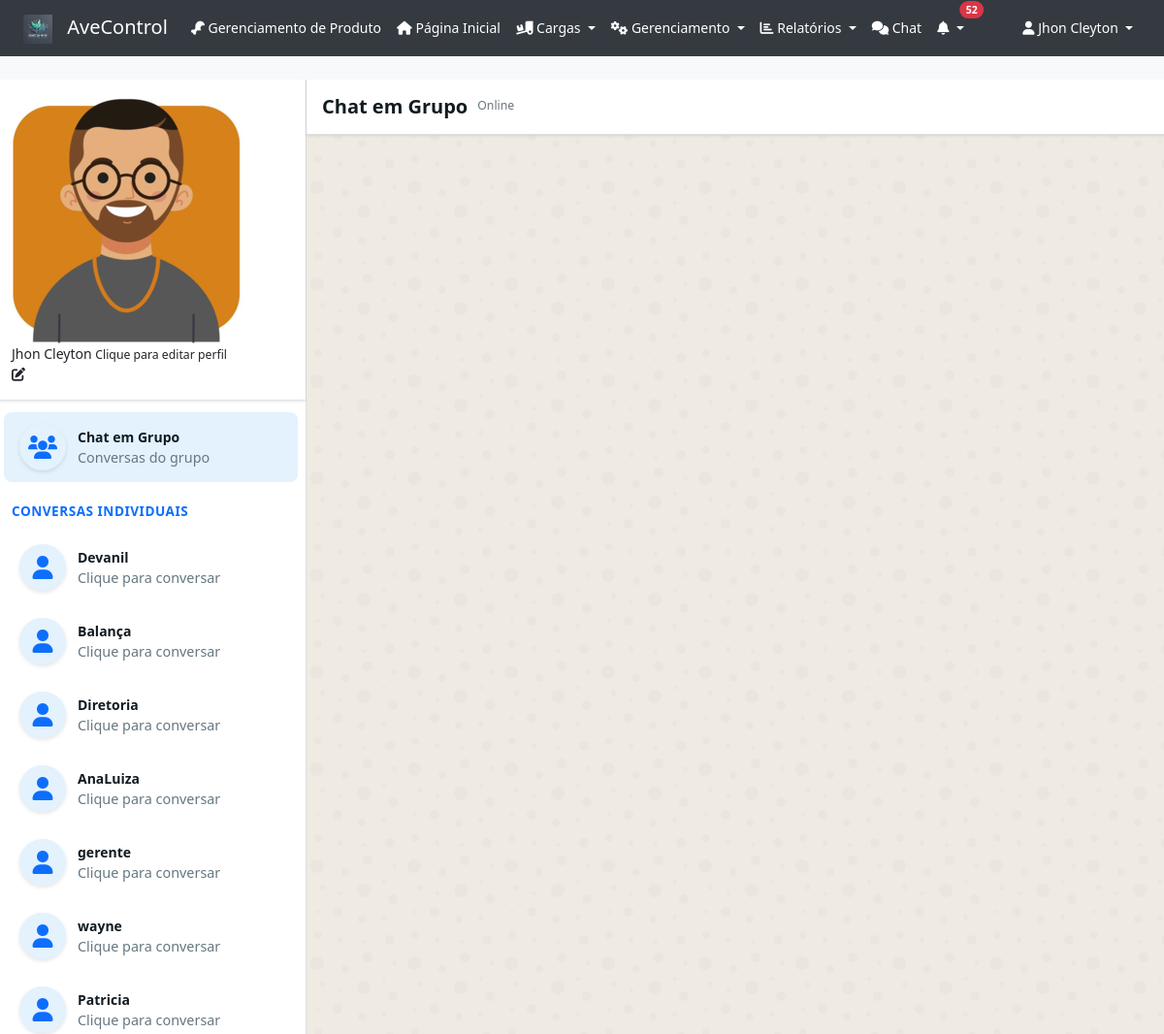
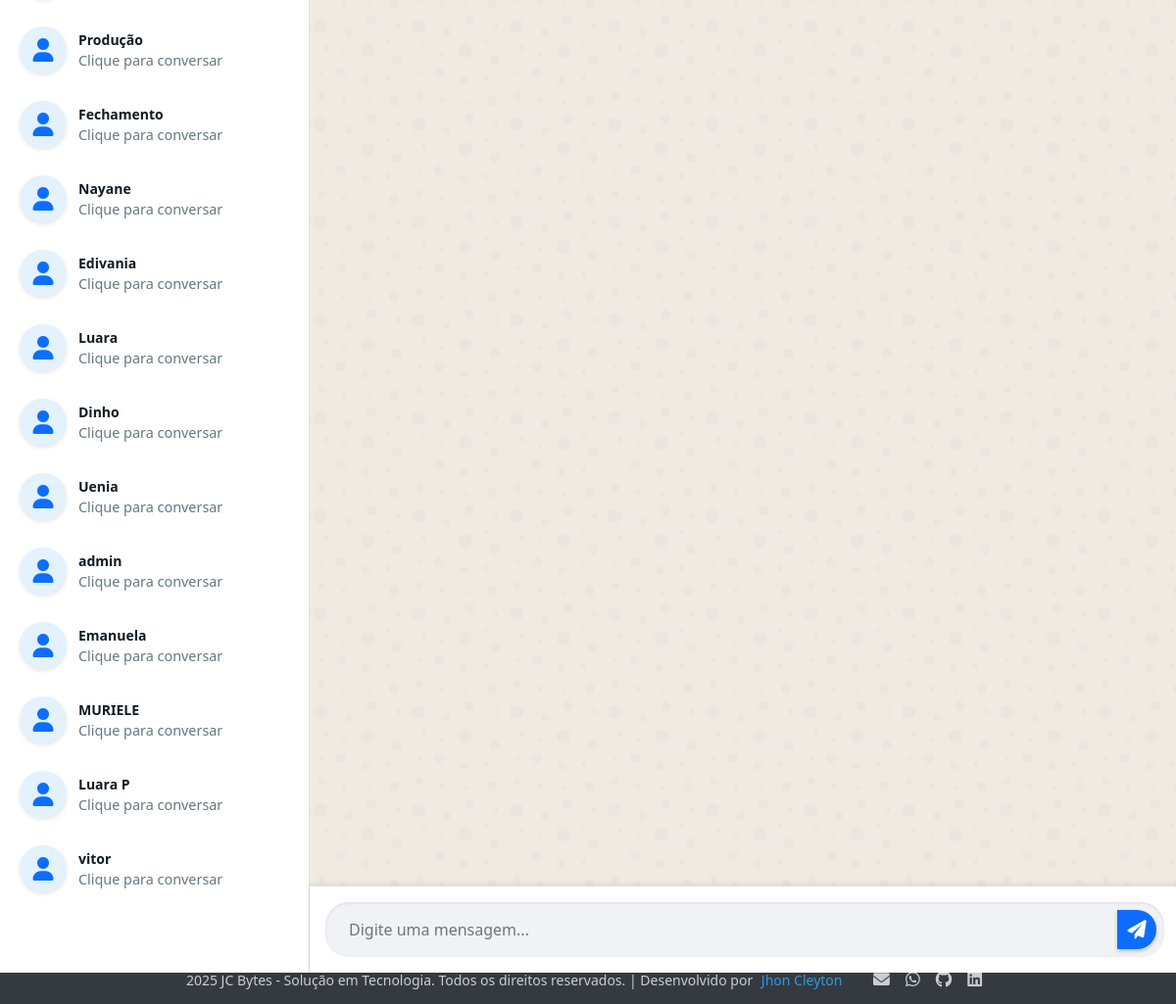
Screenshot of /chat/ (signed in) with the database file from the repository (2 pictures, top to bottom).
### models/usuario.py (models this page shows, shortened)
class Usuario(UserMixin, db.Model):
    __tablename__ = 'usuarios'
    id = db.Column(db.Integer, primary_key=True)
    nome = db.Column(db.String(100), nullable=False)
    usuario = db.Column(db.String(50), unique=True, nullable=False)
    email = db.Column(db.String(120), unique=True, nullable=False)
    senha_hash = db.Column(db.String(256), nullable=False)
    tipo = db.Column(db.String(20), nullable=False, default=TipoUsuario.BALANCA.value)
    ativo = db.Column(db.Boolean, default=True)
    data_criacao = db.Column(db.DateTime, default=datetime.now(UTC))
    ultimo_acesso = db.Column(db.DateTime)
    tema = db.Column(db.String(20), default='claro')
    notif_email = db.Column(db.Boolean, default=True)
    reset_password_token = db.Column(db.String(100), unique=True)
    reset_password_expires = db.Column(db.DateTime)
    perfil_chat = db.relationship('PerfilChat', uselist=False, back_populates='usuario', cascade='all, delete-orphan')
    historicos_carga = db.relationship('HistoricoCarga', back_populates='usuario', cascade='all, delete-orphan')
    @property
    def usuario(self):
        return self.nome
    def delete(self):
        """Método personalizado para excluir usuário e suas relações"""
        try:
            from models.mensagem import LeituraMensagem
            LeituraMensagem.query.filter_by(usuario_id=self.id).delete(synchronize_session=False)
            db.session.delete(self)
            db.session.commit()
        except Exception as e:
            db.session.rollback()
            raise e

### models/perfil_chat.py (models this page shows, shortened)
class PerfilChat(db.Model):
    __tablename__ = 'perfis_chat'
    id = db.Column(db.Integer, primary_key=True)
    usuario_id = db.Column(db.Integer, db.ForeignKey('usuarios.id', ondelete='CASCADE'), unique=True, nullable=False)
    nome_exibicao = db.Column(db.String(100))
    descricao = db.Column(db.Text)
    foto_perfil = db.Column(db.String(255))  # Caminho para a foto
    icone_perfil = db.Column(db.String(100))  # Nome do ícone da pasta static/icons
    ultima_atualizacao = db.Column(db.DateTime, default=datetime.now(UTC))
    usuario = db.relationship('Usuario', back_populates='perfil_chat')

### routes/chat.py (the view)
@chat.route('/')
@login_required
def index():
    usuarios = Usuario.query.filter(Usuario.id != current_user.id).all()
    return render_template('chat/index.html', usuarios=usuarios)

### templates/chat/index.html (shortened to what this page needs)
{% extends "base.html" %}
{% block content %}
<div class="chat-container">
    <div class="chat-sidebar">
        <div class="chat-header">
            <div class="user-profile" onclick="abrirEditarPerfil()">
                <div class="profile-avatar" id="meu-avatar">
                    {% if current_user.perfil_chat and current_user.perfil_chat.foto_perfil %}
                        <img src="{{ url_for('static', filename='uploads/profile_pics/' + current_user.perfil_chat.foto_perfil) }}" alt="Foto de Perfil">
                    {% elif current_user.perfil_chat and current_user.perfil_chat.icone_perfil %}
                        <img src="{{ url_for('static', filename='icons/' + current_user.perfil_chat.icone_perfil) }}" alt="Ícone de Perfil">
                    {% else %}
                        <i class="fas fa-user-circle fa-2x"></i>
                    {% endif %}
                </div>
                <div class="profile-info">
                    <span class="profile-name" id="meu-nome">
                        {{ current_user.perfil_chat.nome_exibicao if current_user.perfil_chat else current_user.nome }}
                    </span>
                    <small class="profile-status" id="minha-descricao">
                        {{ current_user.perfil_chat.descricao if current_user.perfil_chat and current_user.perfil_chat.descricao else 'Clique para editar perfil' }}
                    </small>
                </div>
                <i class="fas fa-edit profile-edit"></i>
            </div>
        </div>
        <div class="chat-list">
            <div class="chat-list-item active" id="chat-grupo" onclick="trocarChat('grupo')">
                <div class="chat-item-avatar">
                    <i class="fas fa-users"></i>
                </div>
                <div class="chat-item-info">
                    <div class="chat-item-top">
                        <span class="chat-item-name">Chat em Grupo</span>
                    </div>
                    <div class="chat-item-preview">Conversas do grupo</div>
                </div>
            </div>
            <div class="chat-list-separator">Conversas Individuais</div>
            {% for usuario in usuarios %}
            <div class="chat-list-item" id="chat-{{ usuario.id }}" onclick="trocarChat('{{ usuario.id }}')">
                <div class="chat-item-avatar" id="avatar-{{ usuario.id }}">
                    <i class="fas fa-user"></i>
                </div>
                <div class="chat-item-info">
                    <div class="chat-item-top">
                        <span class="chat-item-name">{{ usuario.nome }}</span>
                    </div>
                    <div class="chat-item-preview">Clique para conversar</div>
                </div>
            </div>
            {% endfor %}
        </div>
    </div>
    <div class="chat-main">
        <div class="chat-header">
            <div class="chat-header-info">
                <h5 class="mb-0" id="chat-titulo">Chat em Grupo</h5>
                <small class="text-muted" id="chat-subtitulo">Online</small>
            </div>
        </div>
        <div class="chat-messages" id="mensagens">
        </div>
        <div class="chat-input-area">
            <form id="form-mensagem" onsubmit="enviarMensagem(event)">
                <div class="input-group">
                    <input type="text"
                           class="form-control"
                           id="mensagem-input"
                           name="mensagem"
                           placeholder="Digite uma mensagem..."
                           autocomplete="off"
                           required>
                    <button class="btn btn-primary" type="submit">
                        <i class="fas fa-paper-plane"></i>
                    </button>
                </div>
            </form>
        </div>
    </div>
</div>
{% endblock %}

### templates/base.html (shortened to what this page needs)
<!DOCTYPE html>
<html lang="pt-br">
<head>
    <link href="https://cdn.jsdelivr.net/npm/bootstrap@5.1.3/dist/css/bootstrap.min.css" rel="stylesheet">
    <link rel="stylesheet" href="https://cdnjs.cloudflare.com/ajax/libs/font-awesome/6.0.0/css/all.min.css">
    <link rel="stylesheet" href="https://cdn.jsdelivr.net/npm/sweetalert2@11/dist/sweetalert2.min.css">
    <link href="https://cdnjs.cloudflare.com/ajax/libs/toastr.js/latest/toastr.min.css" rel="stylesheet">
</head>
<body data-theme="{{ current_user.tema if current_user.is_authenticated else 'claro' }}">
    <nav class="navbar navbar-expand-lg navbar-dark bg-dark">
        <div class="container-fluid px-3 px-sm-4">
            <a class="navbar-brand" href="{{ url_for('auth.index') }}">
                <img src="{{ url_for('static', filename='logo2.png') }}" alt="AveControl Logo" style="height: 30px; margin-right: 10px;">
                AveControl
            </a>
            <div class="collapse navbar-collapse" id="navbarNav">
                <ul class="navbar-nav me-auto">
    {% if current_user.is_authenticated %}
    <li class="nav-item">
        <a class="nav-link" href="{{ url_for('gerenciamento_produto.gerenciamento_produto') }}">
            <i class="fas fa-drumstick-bite"></i> Gerenciamento de Produto
        </a>
    </li>
    {% endif %}
                    {% if current_user.is_authenticated %}
                        <li class="nav-item">
                            <a class="nav-link" href="http://91.108.126.1" target="_blank">
                                <i class="fas fa-home"></i> Página Inicial
                            </a>
                        </li>
                        <li class="nav-item dropdown">
                            <a class="nav-link dropdown-toggle" href="#" id="cargasDropdown" role="button" data-bs-toggle="dropdown" aria-expanded="false">
                                <i class="fas fa-truck-loading"></i> Cargas
                            </a>
                        </li>
                        {% if current_user.tipo == 'gerente' %}
                        <li class="nav-item dropdown">
                            <a class="nav-link dropdown-toggle" href="#" id="gerenciamentoDropdown" role="button" data-bs-toggle="dropdown" aria-expanded="false">
                                <i class="fas fa-cogs"></i> Gerenciamento
                            </a>
                        </li>
                        {% endif %}
                        <li class="nav-item dropdown">
                            <a class="nav-link dropdown-toggle" href="#" id="relatoriosDropdown" role="button" data-bs-toggle="dropdown" aria-expanded="false">
                                <i class="fas fa-chart-bar"></i> Relatórios
                            </a>
                        </li>
                        <li class="nav-item">
                            <a class="nav-link position-relative" href="{{ url_for('chat.index') }}">
                                <i class="fas fa-comments"></i> Chat
                            </a>
                        </li>
                        <li class="nav-item dropdown">
                            <a class="nav-link dropdown-toggle position-relative" href="#" id="notificacoesDropdown" role="button" data-bs-toggle="dropdown" aria-expanded="false">
                                <i class="fas fa-bell"></i>
                                <span id="notificacoes-badge" class="badge rounded-pill bg-danger position-absolute top-0 start-100 translate-middle"></span>
                            </a>
                        </li>
                    {% endif %}
                </ul>
                {% if current_user.is_authenticated %}
                <ul class="navbar-nav">
                    <li class="nav-item dropdown">
                        <a class="nav-link dropdown-toggle" href="#" id="userDropdown" role="button" data-bs-toggle="dropdown" aria-expanded="false">
                            <i class="fas fa-user"></i> {{ current_user.nome }}
                        </a>
                    </li>
                </ul>
                {% endif %}
            </div>
        </div>
    </nav>
    <div class="container-fluid mt-4">
        {% block content %}{% endblock %}
    </div>
    <footer class="footer text-center">
        <div class="container">
            <p class="mb-0">2025 JC Bytes - Solução em Tecnologia. Todos os direitos reservados. | Desenvolvido por <a href="https://github.com/JhonCleyton">Jhon Cleyton</a> <span class="social-icons"><a href="mailto:jhon.freire@ftc.edu.br" title="Email"><i class="fas fa-envelope"></i></a><a href="https://wa.me/5573981723483" title="WhatsApp"><i class="fab fa-whatsapp"></i></a><a href="https://github.com/JhonCleyton" title="GitHub"><i class="fab fa-github"></i></a><a href="https://linkedin.com/in/jhon-freire" title="LinkedIn"><i class="fab fa-linkedin"></i></a></span></p>
        </div>
    </footer>
</body>
</html>

### templates/base.html (style rules this page uses)
:root { --body-bg: #f8f9fa; --text-color: #212529; --card-bg: #ffffff; --card-header-bg: #f8f9fa; --navbar-bg: #343a40; --navbar-text: #ffffff; --link-color: #0d6efd; --border-color: rgba(0,0,0,0.1); --input-bg: #ffffff; --input-text: #212529; }
body { font-size: 14px; line-height: 1.5; min-height: 100vh; display: flex; flex-direction: column; background-color: var(--body-bg); color: var(--text-color); }
.form-control { background-color: var(--input-bg); color: var(--input-text); border-color: var(--border-color); }
a { color: var(--link-color); }
.navbar { background-color: var(--navbar-bg) !important; }
.navbar-dark .navbar-nav .nav-link { color: var(--navbar-text); }
.btn { font-weight: 500; border-radius: 6px; }
.footer { background-color: var(--navbar-bg); color: rgba(255, 255, 255, 0.75); padding: 0.8rem 0; margin-top: auto; }
.footer a { color: #3498db; text-decoration: none; transition: color 0.3s ease; margin: 0 5px; }
.footer i { font-size: 1.1em; transition: transform 0.3s ease; }
.footer .social-icons { display: inline-block; margin-left: 15px; }
.footer .social-icons a { color: rgba(255, 255, 255, 0.75); margin: 0 8px; font-size: 1.1em; transition: all 0.3s ease; }
.badge { font-size: 0.75em; padding: 0.35em 0.65em; }
.position-absolute.top-0.start-100.translate-middle { transform: translate(-50%, -50%); }

### templates/chat/index.html (style rules this page uses)
.chat-container { display: flex; height: calc(100vh - 56px); background-color: #f0f2f5; margin: -1rem; overflow: hidden; position: relative; }
.chat-sidebar { width: 320px; background: white; border-right: 1px solid #e0e0e0; display: flex; flex-direction: column; flex-shrink: 0; transition: transform 0.3s ease; box-shadow: 2px 0 5px rgba(0,0,0,0.1); }
.chat-main { flex: 1; display: flex; flex-direction: column; background: #efeae2; position: relative; }
.chat-header { padding: 16px; background: white; border-bottom: 1px solid #e0e0e0; box-shadow: 0 1px 3px rgba(0,0,0,0.1); }
.chat-header-info { display: flex; align-items: center; gap: 10px; }
.chat-header-info h5 { margin: 0; color: #111b21; font-weight: 600; }
.chat-header-info small { color: #667781; }
.chat-messages { flex: 1; overflow-y: auto; padding: 20px; scrollbar-width: thin; scrollbar-color: rgba(0,0,0,0.2) transparent; }
.chat-input-area { padding: 16px; background: white; border-top: 1px solid #e0e0e0; box-shadow: 0 -1px 5px rgba(0,0,0,0.1); }
.chat-input-area .input-group { background: #f0f2f5; border-radius: 24px; padding: 8px; box-shadow: inset 0 1px 3px rgba(0,0,0,0.1); }
.chat-input-area .form-control { border: none; box-shadow: none; padding: 8px 16px; background: transparent; border-radius: 24px; font-size: 1rem; }
.chat-input-area .btn { border-radius: 50%; width: 40px; height: 40px; padding: 0; display: flex; align-items: center; justify-content: center; margin-left: 8px; background-color: #0d6efd; border: none; transition: all 0.2s ease; box-shadow: 0 2px 4px rgba(0,0,0,0.2); }
.chat-input-area .btn i { font-size: 1.2em; }
.chat-list { flex: 1; overflow-y: auto; padding: 8px 0; }
.chat-list-item { display: flex; align-items: center; padding: 12px 16px; cursor: pointer; transition: all 0.2s ease; border-radius: 8px; margin: 4px 8px; }
.chat-list-item.active { background-color: #e3f2fd; }
.chat-item-avatar { width: 48px; height: 48px; border-radius: 50%; margin-right: 12px; display: flex; align-items: center; justify-content: center; background-color: #e3f2fd; flex-shrink: 0; box-shadow: 0 2px 4px rgba(0,0,0,0.1); }
.chat-item-avatar i { font-size: 24px; color: #0d6efd; }
.chat-item-info { flex: 1; min-width: 0; }
.chat-item-name { font-weight: 600; color: #111b21; margin-bottom: 4px; }
.chat-item-preview { color: #667781; font-size: 0.9rem; white-space: nowrap; overflow: hidden; text-overflow: ellipsis; }
.chat-list-separator { padding: 16px 16px 8px; font-size: 0.85rem; font-weight: 600; color: #0d6efd; text-transform: uppercase; letter-spacing: 0.5px; }

### rows the page displays
Usuario: nome "Jhon Cleyton"
PerfilChat: icone_perfil (picture), perfil_chat "Jhon Cleyton", perfil_chat "Clique para editar perfil"
Usuario: nome "Devanil"
Usuario: nome "Balança"
Usuario: nome "Diretoria"
Usuario: nome "AnaLuiza"
Usuario: nome "gerente"
Usuario: nome "wayne"
Usuario: nome "Patricia"
Usuario: nome "Produção"
Usuario: nome "Fechamento"
Usuario: nome "Nayane"
Usuario: nome "Edivania"
Usuario: nome "Luara"
Usuario: nome "Dinho"
Usuario: nome "Uenia"
Usuario: nome "admin"
Usuario: nome "Emanuela"
Usuario: nome "MURIELE"
Usuario: nome "Luara P"
Usuario: nome "vitor"
